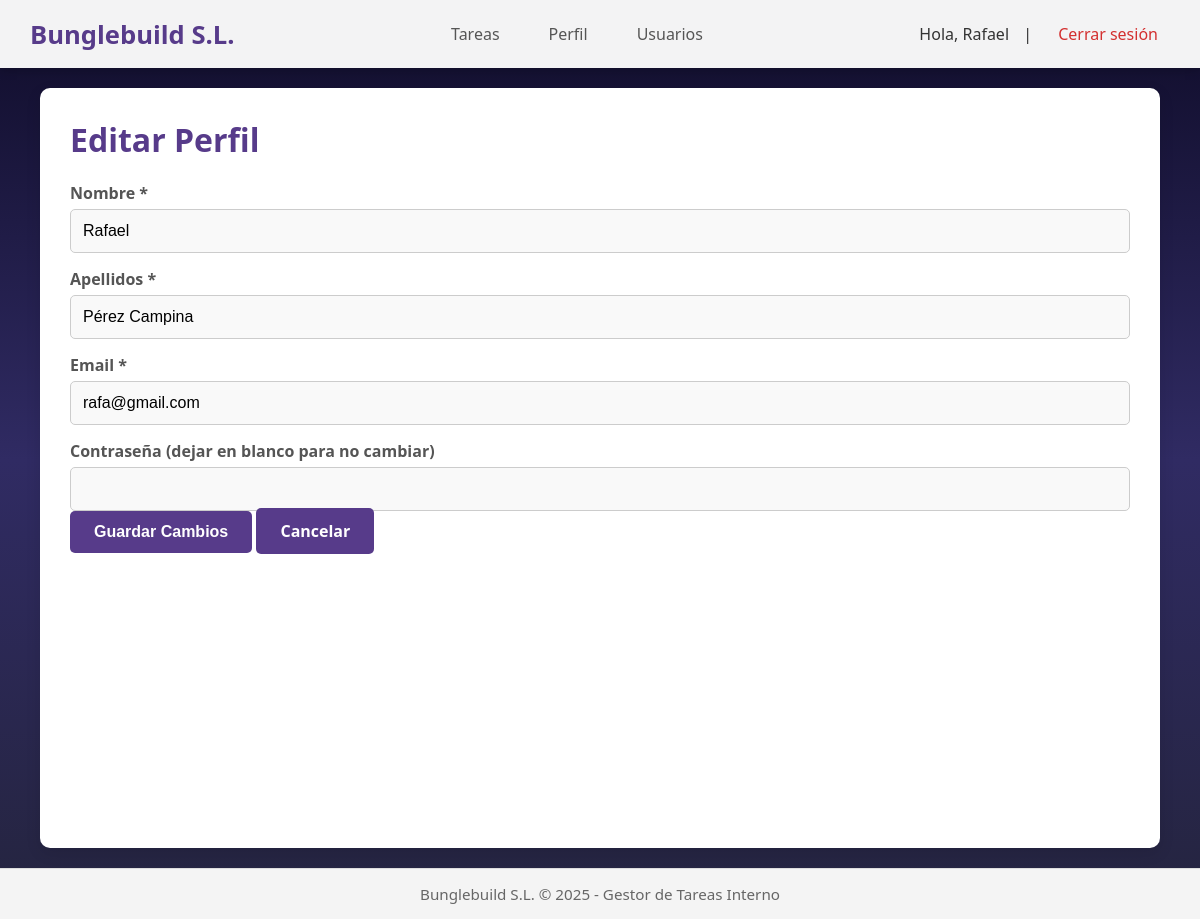
The page /public/perfil/editar (signed in) on the database its author committed.
### tables this page shows
CREATE TABLE `usuario` (
  `user_id` int(11) NOT NULL,
  `user_name` varchar(255) NOT NULL,
  `user_surname` varchar(255) NOT NULL,
  `user_email` varchar(255) NOT NULL,
  `user_password` varchar(255) NOT NULL,
  `role` enum('admin','operario') NOT NULL DEFAULT 'operario',
  `remember_token` varchar(100) DEFAULT NULL,
  `created_at` timestamp NULL DEFAULT NULL,
  `updated_at` timestamp NULL DEFAULT NULL
);

### app/controllers/UsuarioController.php (called while the page is built, shortened)
<?php
class UsuarioController
{
    public function editarPerfilForm()
    {
        $pdo = Database::getInstance()->getConnection();
        $stmt = $pdo->prepare("SELECT * FROM usuario WHERE user_id = ?");
        $stmt->execute([$_SESSION['user_id']]);
        $usuarioActual = $stmt->fetch();
        include __DIR__ . '/../views/pages/perfil_editar.php';
        include __DIR__ . '/../views/layouts/main.php';
    }
}
?>

### app/views/pages/perfil_editar.php (the view, shortened to what this page needs)
<h1>Editar Perfil</h1>
<form method="POST" action="<?= BASE_PATH ?>/perfil/editar">
    <label for="user_name">Nombre *</label>
    <input type="text" name="user_name" value="<?= htmlspecialchars($usuarioActual['user_name']) ?>">
    <label for="user_surname">Apellidos *</label>
    <input type="text" name="user_surname" value="<?= htmlspecialchars($usuarioActual['user_surname']) ?>">
    <label for="user_email">Email *</label>
    <input type="text" name="user_email" value="<?= htmlspecialchars($usuarioActual['user_email']) ?>">
    <label for="user_password">Contraseña (dejar en blanco para no cambiar)</label>
    <input type="password" name="user_password">
    <button type="submit">Guardar Cambios</button>
    <a href="<?= BASE_PATH ?>/perfil" class="btn">Cancelar</a>
</form>

### assets/css/main.css (style rules this page uses)
body { margin: 0; padding: 0; font-family: 'Segoe UI', Tahoma, Geneva, Verdana, sans-serif; background: linear-gradient(to bottom, #0f0c29, #302b63, #24243e); color: #333; }
.content h1 { color: #573b8a; margin-top: 0; }
label { display: block; margin: 15px 0 5px; font-weight: bold; color: #555; }
input[type="text"], input[type="email"], input[type="password"], input[type="date"], select, textarea { width: 100%; padding: 12px; border: 1px solid #ccc; border-radius: 5px; font-size: 16px; box-sizing: border-box; background: #f9f9f9; }
button, .btn { padding: 12px 24px; background: #573b8a; color: white; text-decoration: none; border: none; border-radius: 5px; font-size: 16px; font-weight: bold; cursor: pointer; transition: background 0.2s ease; }

### rows shown on the page
usuario: user_name "Rafael", user_surname "Pérez Campina", user_email "rafa@gmail.com"

### other values the page prints
$_SESSION['user_name'] "Rafael"
